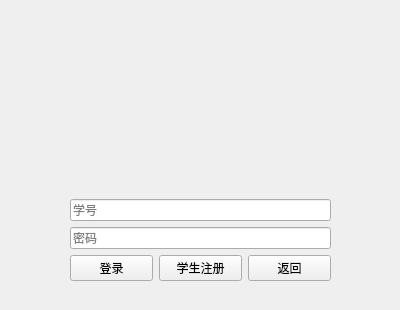
<?xml version="1.0" encoding="UTF-8"?>
<ui version="4.0">
 <class>Form</class>
 <widget class="QWidget" name="Form">
  <property name="geometry">
   <rect>
    <x>0</x>
    <y>0</y>
    <width>400</width>
    <height>310</height>
   </rect>
  </property>
  <property name="windowTitle">
   <string>学生登录</string>
  </property>
  <widget class="QWidget" name="verticalLayoutWidget">
   <property name="geometry">
    <rect>
     <x>70</x>
     <y>30</y>
     <width>261</width>
     <height>251</height>
    </rect>
   </property>
   <layout class="QVBoxLayout" name="verticalLayout">
    <item>
     <widget class="QLabel" name="label">
      <property name="styleSheet">
       <string notr="true">border-image: url(:/picture/HIT_picture(4).jpg);</string>
      </property>
      <property name="text">
       <string/>
      </property>
     </widget>
    </item>
    <item>
     <widget class="QLineEdit" name="lineEdit_2">
      <property name="placeholderText">
       <string>学号</string>
      </property>
     </widget>
    </item>
    <item>
     <widget class="QLineEdit" name="lineEdit">
      <property name="text">
       <string/>
      </property>
      <property name="placeholderText">
       <string>密码</string>
      </property>
     </widget>
    </item>
    <item>
     <layout class="QHBoxLayout" name="horizontalLayout">
      <item>
       <widget class="QPushButton" name="pushButton_2">
        <property name="text">
         <string>登录</string>
        </property>
       </widget>
      </item>
      <item>
       <widget class="QPushButton" name="pushButton">
        <property name="text">
         <string>学生注册</string>
        </property>
       </widget>
      </item>
      <item>
       <widget class="QPushButton" name="pushButton_3">
        <property name="text">
         <string>返回</string>
        </property>
       </widget>
      </item>
     </layout>
    </item>
   </layout>
  </widget>
 </widget>
 <resources>
  <include location="../picture/picture.qrc"/>
 </resources>
 <connections/>
</ui>
